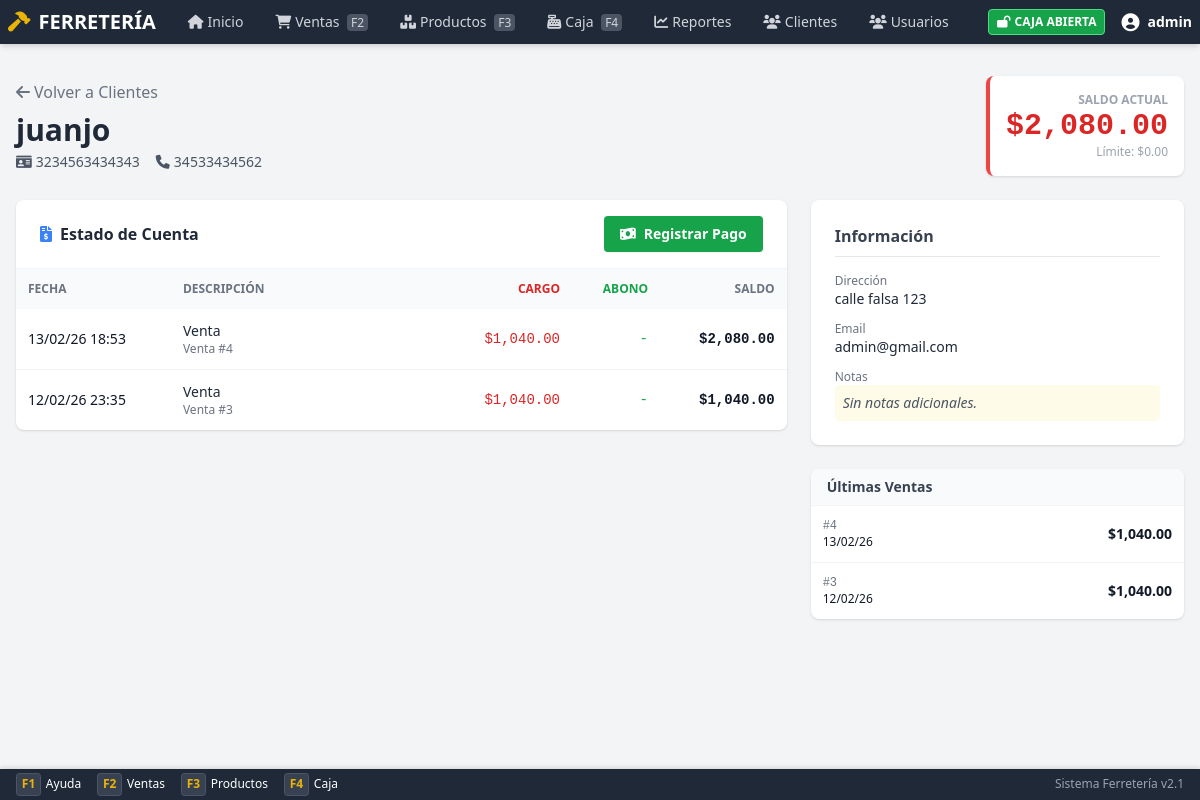
The app's page /public/client_details.php?id=1 (signed in) with its own data.
### tables this page shows
CREATE TABLE `clientes` (
  `id` int(11) NOT NULL,
  `nombre` varchar(150) NOT NULL,
  `documento` varchar(20) DEFAULT NULL,
  `tipo_documento` enum('DNI','CUIT','CUIL','Pasaporte') DEFAULT 'DNI',
  `telefono` varchar(50) DEFAULT NULL,
  `email` varchar(100) DEFAULT NULL,
  `direccion` text DEFAULT NULL,
  `ciudad` varchar(100) DEFAULT NULL,
  `provincia` varchar(100) DEFAULT NULL,
  `codigo_postal` varchar(20) DEFAULT NULL,
  `saldo_cuenta_corriente` decimal(10,2) DEFAULT 0.00,
  `limite_credito` decimal(10,2) DEFAULT 0.00,
  `notas` text DEFAULT NULL,
  `activo` tinyint(1) DEFAULT 1,
  `created_at` timestamp NOT NULL DEFAULT current_timestamp(),
  `updated_at` timestamp NOT NULL DEFAULT current_timestamp() ON UPDATE current_timestamp()
);

CREATE TABLE `cuenta_corriente_movimientos` (
  `id` int(11) NOT NULL,
  `cliente_id` int(11) NOT NULL,
  `tipo` enum('venta','pago','ajuste_debito','ajuste_credito') NOT NULL,
  `monto` decimal(10,2) NOT NULL,
  `saldo_historico` decimal(10,2) NOT NULL DEFAULT 0.00,
  `referencia_id` int(11) DEFAULT NULL,
  `descripcion` text DEFAULT NULL,
  `usuario_id` int(11) NOT NULL,
  `fecha` timestamp NOT NULL DEFAULT current_timestamp()
);

CREATE TABLE `ventas` (
  `id` int(11) NOT NULL,
  `usuario_id` int(11) NOT NULL,
  `cliente_id` int(11) DEFAULT NULL,
  `total` decimal(10,2) NOT NULL DEFAULT 0.00,
  `subtotal` decimal(10,2) DEFAULT 0.00,
  `descuento_porcentaje` decimal(5,2) DEFAULT 0.00,
  `descuento_monto` decimal(10,2) DEFAULT 0.00,
  `monto_pagado` decimal(10,2) DEFAULT 0.00,
  `cambio` decimal(10,2) DEFAULT 0.00,
  `metodo_pago` enum('efectivo','tarjeta_debito','tarjeta_credito','transferencia','cuenta_corriente','otro') DEFAULT 'efectivo',
  `metodo_pago_secundario` varchar(50) DEFAULT NULL,
  `monto_pago_secundario` decimal(10,2) DEFAULT 0.00,
  `estado` enum('completada','pendiente','cancelada') DEFAULT 'completada',
  `notas` text DEFAULT NULL,
  `fecha` timestamp NOT NULL DEFAULT current_timestamp(),
  `created_at` timestamp NOT NULL DEFAULT current_timestamp(),
  `updated_at` timestamp NOT NULL DEFAULT current_timestamp() ON UPDATE current_timestamp()
);

### app/Core/Database.php (called while the page is built, shortened)
<?php
class Database
{
    private static $instance = null;
    private $pdo;
    private function __construct()
    {
        try {
            $dsn = sprintf(
                "mysql:host=%s;dbname=%s;charset=%s",
                DB_HOST,
                DB_NAME,
                DB_CHARSET
            );
            $options = [
                PDO::ATTR_ERRMODE => PDO::ERRMODE_EXCEPTION,
                PDO::ATTR_DEFAULT_FETCH_MODE => PDO::FETCH_ASSOC,
                PDO::ATTR_EMULATE_PREPARES => false,
                PDO::MYSQL_ATTR_INIT_COMMAND => "SET NAMES " . DB_CHARSET
            ];
            $this->pdo = new PDO($dsn, DB_USER, DB_PASS, $options);
        } catch (PDOException $e) {
            Logger::error('Database connection failed', [
                'error' => $e->getMessage()
            ]);
            die('Error de conexión a la base de datos. Por favor contacte al administrador.');
        }
    }
    public static function getInstance()
    {
        if (self::$instance === null) {
            self::$instance = new self();
        }
        return self::$instance;
    }
    public function query($sql, $params = [])
    {
        try {
            $stmt = $this->pdo->prepare($sql);
            $stmt->execute($params);
            return $stmt;
        } catch (PDOException $e) {
            Logger::error('Database query failed', [
                'sql' => $sql,
                'error' => $e->getMessage()
            ]);
            throw $e;
        }
    }
    public function fetchOne($sql, $params = [])
    {
        $stmt = $this->query($sql, $params);
        return $stmt->fetch();
    }
    public function fetchAll($sql, $params = [])
    {
        $stmt = $this->query($sql, $params);
        return $stmt->fetchAll();
    }
}

### public/client_details.php (the view, shortened to what this page needs)
<?php
$id = isset($_GET['id']) ? intval($_GET['id']) : 0;
$db = Database::getInstance();
$cliente = $db->fetchOne("SELECT * FROM clientes WHERE id = ?", [$id]);
$movimientos = $db->fetchAll("SELECT * FROM cuenta_corriente_movimientos WHERE cliente_id = ? ORDER BY fecha DESC LIMIT 50", [$id]);
$ventas = $db->fetchAll("SELECT * FROM ventas WHERE cliente_id = ? ORDER BY fecha DESC LIMIT 10", [$id]);
?>
<!DOCTYPE html>
<html lang="es">
<head>
    <script src="assets/js/tailwindcss.js"></script>
    <link href="assets/css/fontawesome.min.css" rel="stylesheet">
</head>
<body class="bg-gray-100 flex flex-col min-h-screen pb-10">
    <?php include __DIR__ . '/../includes/nav.php'; ?>
    <div class="max-w-7xl mx-auto px-4 py-8 w-full flex-1">
        <div class="flex flex-col md:flex-row justify-between items-start md:items-center mb-6 gap-4">
            <div>
                <a href="clients.php" class="text-gray-500 hover:text-gray-700 mb-2 block"><i class="fas fa-arrow-left mr-1"></i>Volver a Clientes</a>
                <h1 class="text-3xl font-bold text-gray-800"><?php echo htmlspecialchars($cliente['nombre']); ?></h1>
                <div class="flex gap-4 text-sm text-gray-600 mt-1">
                    <span><i class="fas fa-id-card mr-1"></i><?php echo $cliente['documento']; ?></span>
                    <?php if($cliente['telefono']): ?><span><i class="fas fa-phone mr-1"></i><?php echo $cliente['telefono']; ?></span><?php endif; ?>
                </div>
            </div>
            <div class="bg-white p-4 rounded-lg shadow border-l-4 <?php echo $cliente['saldo_cuenta_corriente'] > 0 ? 'border-red-500' : 'border-green-500'; ?> flex flex-col items-end">
                <span class="text-xs uppercase font-bold text-gray-400">Saldo Actual</span>
                <span class="text-3xl font-mono font-bold <?php echo $cliente['saldo_cuenta_corriente'] > 0 ? 'text-red-600' : 'text-green-600'; ?>">
                    $<?php echo number_format($cliente['saldo_cuenta_corriente'], 2); ?>
                </span>
                <span class="text-xs text-gray-400">Límite: $<?php echo number_format($cliente['limite_credito'], 2); ?></span>
            </div>
        </div>
        <div class="grid grid-cols-1 lg:grid-cols-3 gap-6">
            <div class="lg:col-span-2">
                <div class="bg-white rounded-lg shadow mb-6">
                    <div class="px-6 py-4 border-b border-gray-100 flex justify-between items-center">
                        <h2 class="font-bold text-gray-800"><i class="fas fa-file-invoice-dollar mr-2 text-blue-500"></i>Estado de Cuenta</h2>
                        <button onclick="openPaymentModal()" class="bg-green-600 text-white px-4 py-2 rounded text-sm font-bold hover:bg-green-700 shadow-sm">
                            <i class="fas fa-money-bill-wave mr-2"></i>Registrar Pago
                        </button>
                    </div>
                    <div class="overflow-x-auto">
                        <table class="w-full text-left border-collapse">
                            <thead class="bg-gray-50 text-xs text-gray-500 uppercase">
                                <tr>
                                    <th class="p-3">Fecha</th>
                                    <th class="p-3">Descripción</th>
                                    <th class="p-3 text-right text-red-600">Cargo</th>
                                    <th class="p-3 text-right text-green-600">Abono</th>
                                    <th class="p-3 text-right">Saldo</th>
                                </tr>
                            </thead>
                            <tbody class="divide-y divide-gray-100 text-sm">
                                <?php foreach ($movimientos as $m): ?>
                                    <tr class="hover:bg-gray-50">
                                        <td class="p-3"><?php echo date('d/m/y H:i', strtotime($m['fecha'])); ?></td>
                                        <td class="p-3">
                                            <span class="font-medium <?php echo $m['tipo'] == 'venta' ? 'text-gray-800' : 'text-blue-600'; ?>">
                                                <?php echo ucfirst($m['tipo']); ?>
                                            </span>
                                            <div class="text-xs text-gray-500 truncate w-48" title="<?php echo htmlspecialchars($m['descripcion']); ?>">
                                                <?php echo htmlspecialchars($m['descripcion']); ?>
                                            </div>
                                        </td>
                                        <td class="p-3 text-right font-mono text-red-600">
                                            <?php echo ($m['tipo'] == 'venta' || $m['tipo'] == 'ajuste_debito') ? '$'.number_format($m['monto'], 2) : '-'; ?>
                                        </td>
                                        <td class="p-3 text-right font-mono text-green-600">
                                            <?php echo ($m['tipo'] == 'pago' || $m['tipo'] == 'ajuste_credito') ? '$'.number_format($m['monto'], 2) : '-'; ?>
                                        </td>
                                        <td class="p-3 text-right font-mono font-bold">
                                            $<?php echo number_format($m['saldo_historico'], 2); ?>
                                        </td>
                                    </tr>
                                <?php endforeach; ?>
                            </tbody>
                        </table>
                    </div>
                </div>
            </div>
            <div class="space-y-6">
                <div class="bg-white rounded-lg shadow p-6">
                    <h3 class="font-bold text-gray-700 border-b pb-2 mb-4">Información</h3>
                    <div class="space-y-3 text-sm">
                        <div>
                            <span class="block text-xs text-gray-500">Dirección</span>
                            <span class="text-gray-800"><?php echo htmlspecialchars($cliente['direccion'] ?? '-'); ?></span>
                        </div>
                        <div>
                            <span class="block text-xs text-gray-500">Email</span>
                            <span class="text-gray-800"><?php echo htmlspecialchars($cliente['email'] ?? '-'); ?></span>
                        </div>
                        <div>
                            <span class="block text-xs text-gray-500">Notas</span>
                            <div class="bg-yellow-50 p-2 rounded text-gray-600 italic">
                                <?php echo htmlspecialchars($cliente['notas'] ?? 'Sin notas adicionales.'); ?>
                            </div>
                        </div>
                    </div>
                </div>
               <div class="bg-white rounded-lg shadow overflow-hidden">
                    <div class="bg-gray-50 px-4 py-2 border-b border-gray-100">
                         <h3 class="font-bold text-gray-700 text-sm">Últimas Ventas</h3>
                    </div>
                    <table class="w-full text-left text-sm">
                        <tbody class="divide-y divide-gray-100">
                            <?php foreach ($ventas as $v): ?>
                                <tr class="hover:bg-gray-50">
                                    <td class="p-3">
                                        <div class="font-mono text-xs text-gray-500">#<?php echo $v['id']; ?></div>
                                        <div class="text-xs"><?php echo date('d/m/y', strtotime($v['fecha'])); ?></div>
                                    </td>
                                    <td class="p-3 text-right font-bold">
                                        $<?php echo number_format($v['total'], 2); ?>
                                    </td>
                                </tr>
                            <?php endforeach; ?>
                        </tbody>
                    </table>
               </div>
            </div>
        </div>
    </div>
</body>
</html>

### public/assets/css/styles.css (style rules this page uses)
:root { --primary-color: #4f46e5; --secondary-color: #1f2937; --accent-color: #eab308; --bg-color: #f3f4f6; --text-color: #111827; }
body { background-color: var(--bg-color); color: var(--text-color); font-family: ui-sans-serif, system-ui, -apple-system, BlinkMacSystemFont, "Segoe UI", Roboto, "Helvetica Neue", Arial, sans-serif; }

### records on screen
clientes: nombre "juanjo", documento "3234563434343", telefono "34533434562", saldo_cuenta_corriente "2,080.00", limite_credito "0.00", direccion "calle falsa 123", email "admin@gmail.com", notas "Sin notas adicionales."
cuenta_corriente_movimientos: fecha "13/02/26 18:53", tipo "Venta", descripcion "Venta #4", monto "1,040.00", saldo_historico "2,080.00"
cuenta_corriente_movimientos: fecha "12/02/26 23:35", tipo "Venta", descripcion "Venta #3", monto "1,040.00", saldo_historico "1,040.00"
ventas: id "4", fecha "13/02/26", total "1,040.00"
ventas: id "3", fecha "12/02/26", total "1,040.00"

### other values on screen
$_SESSION['username'] "admin"
